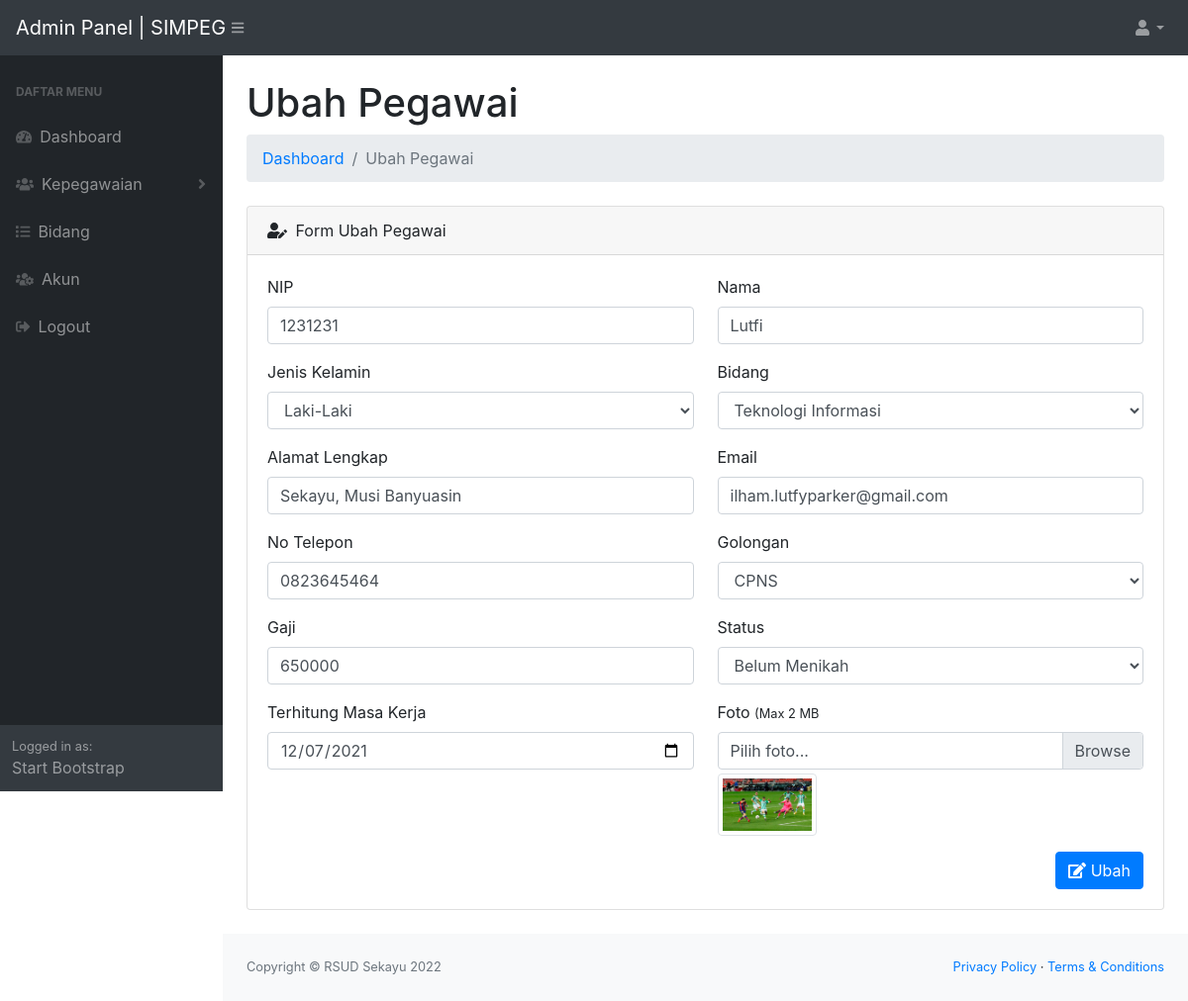
/admin/ubah-pegawai.php?id_pegawai=6, run on the app's committed database.
### tables this page shows
CREATE TABLE `pegawai` (
  `id_pegawai` int(11) NOT NULL,
  `id_bidang` int(11) NOT NULL,
  `nip` int(11) NOT NULL,
  `nama` varchar(150) NOT NULL,
  `jk` varchar(15) NOT NULL,
  `alamat` text NOT NULL,
  `email` varchar(50) NOT NULL,
  `no_telepon` varchar(25) NOT NULL,
  `golongan` varchar(20) NOT NULL,
  `gaji` varchar(50) NOT NULL,
  `status` varchar(15) NOT NULL,
  `tmk` date NOT NULL COMMENT 'terhitung masa kerja (tmk)',
  `foto` varchar(150) NOT NULL,
  `id_user` int(11) DEFAULT NULL,
  `tanggal` datetime NOT NULL DEFAULT current_timestamp()
);

### admin/config/controller.php (called while the page is built, shortened)
<?php
function query($query)
{
    global $db;
    $result = mysqli_query($db, $query);
    $rows = [];
    while ($row = mysqli_fetch_assoc($result)) {
        $rows[] = $row;
    }
    return $rows;
}

### admin/ubah-pegawai.php (the view, shortened to what this page needs)
<?php
include 'layout/header.php';
$id_pegawai = (int)$_GET['id_pegawai'];
$pegawai = query("SELECT * FROM pegawai WHERE id_pegawai = '$id_pegawai'")[0];
$bidang = query("SELECT * FROM bidang ORDER BY id_bidang DESC");
?>
<div id="layoutSidenav_content">
<main>
    <div class="container-fluid">
        <h1 class="mt-4"> Ubah Pegawai</h1>
        <ol class="breadcrumb mb-4">
            <li class="breadcrumb-item"><a href="index.php">Dashboard</a></li>
            <li class="breadcrumb-item active">Ubah Pegawai</li>
        </ol>
        <div class="card mb-4">
            <div class="card-header">
                <i class="fas fa-user-edit mr-1"></i>
                Form Ubah Pegawai
            </div>
            <div class="card-body">
               <form action="" method="POST" enctype="multipart/form-data">
	               	 <div class="row">
	                	<div class="form-group col-sm-6">
	                		<label for="nip">NIP</label>
	                		<input type="number" name="nip" id="nip" class="form-control" required minlength="8" value="<?= $pegawai['nip']; ?>">
	                	</div>
	                	<div class="form-group col-sm-6">
	                		<label for="nama">Nama</label>
	                		<input type="text" name="nama" id="nama" class="form-control" required minlength="3" value="<?= $pegawai['nama']; ?>">
	                	</div>
	                </div>
	                <div class="row">
	                	<div class="form-group col-sm-6">
	                		<label for="jk">Jenis Kelamin</label>
	                		<select name="jk" id="jk" class="form-control" required>
	                			<?php $jk = $pegawai['jk']; ?>
	                			<option value="Laki-Laki" <?= $jk == 'Laki-Laki' ? 'selected' : null ?>>Laki-Laki</option>
	                		</select>
	                	</div>
	                	<div class="form-group col-sm-6">
	                		<label for="id_bidang">Bidang</label>
	                		<select name="id_bidang" id="id_bidang" class="form-control">
	                			<?php foreach ($bidang as $option) : ?>
	                				<?php if ($pegawai['id_bidang'] == $option['id_bidang']) : ?>
	                					<option value="<?= $option['id_bidang'] ?>" selected><?= $option['nama_bidang'] ?></option>
	                				<?php else : ?>
	                					<option value="<?= $option['id_bidang'] ?>"><?= $option['nama_bidang'] ?></option>
	                				<?php endif; ?>
	                			<?php endforeach; ?>
	                		</select>
	                	</div>
	                </div>
	                <div class="row">
	                	<div class="form-group col-sm-6">
	                		<label for="alamat">Alamat Lengkap</label>
	                		<input type="text" name="alamat" id="alamat" class="form-control" required minlength="3" value="<?= $pegawai['alamat']; ?>">
	                	</div>
	                	<div class="form-group col-sm-6">
	                		<label for="email">Email</label>
	                		<input type="email" name="email" id="email" class="form-control" required minlength="8" value="<?= $pegawai['email']; ?>">
	                	</div>
	                </div>
	                <div class="row">
	                	<div class="form-group col-sm-6">
	                		<label for="no_telepon">No Telepon</label>
	                		<input type="number" name="no_telepon" id="no_telepon" class="form-control" required minlength="8" value="<?= $pegawai['no_telepon']; ?>">
	                	</div>
	                	<div class="form-group col-sm-6">
	                		<label for="golongan">Golongan</label>
	                		<select name="golongan" id="golongan" class="form-control" required>
	                			<?php $golongan = $pegawai['golongan']; ?>
	                			<option value="CPNS" <?= $golongan == 'CPNS' ? 'selected' : null ?>>CPNS</option>
	                		</select>
	                	</div>
	                </div>
	                <div class="row">
	                	<div class="form-group col-sm-6">
	                		<label for="gaji">Gaji</label>
	                		<input type="number" name="gaji" id="gaji" class="form-control" required minlength="6" value="<?= $pegawai['gaji']; ?>">
	                	</div>
	                	<div class="form-group col-sm-6">
	                		<label for="status">Status</label>
	                		<select name="status" id="status" class="form-control" required>
	                			<?php $status = $pegawai['status']; ?>
	                			<option value="Belum Menikah" <?= $status == 'Belum Menikah' ? 'selected' : null?>>Belum Menikah</option>
	                		</select>
	                	</div>
	                </div>
	                <div class="row">
	                	<div class="form-group col-sm-6">
	                		<label for="tmk">Terhitung Masa Kerja</label>
	                		<input type="date" name="tmk" id="tmk" class="form-control" required minlength="6" value="<?= $pegawai['tmk']; ?>">
	                	</div>
	                	<div class="form-group col-sm-6">
	                		<label for="foto">Foto <small>(Max 2 MB</small></label><br>
                            <div class="custom-file">
                                <label class="custom-file-label" for="foto">Pilih foto...</label>
                            </div>
                            <div class="mt-1">
                                <img src="assets/img/<?= $pegawai['foto']; ?>" alt="" class="img-thumbnail img-preview" width="100px">
                            </div>
	                	</div>
	                </div>
					<div class="float-right">
	                	<button type="submit" name="ubah" class="btn btn-primary"><i class="fas fa-edit"></i> Ubah</button>
					</div>
               </form>
            </div>
        </div>
    </div>
</main>
<?php include 'layout/footer.php'; ?>

### data on the page
pegawai: nip "1231231", nama "Lutfi", jk "Laki-Laki", alamat "Sekayu, Musi Banyuasin", email "ilham.lutfyparker@gmail.com", no_telepon "0823645464", golongan "CPNS", gaji "650000", status "Belum Menikah", tmk "12/07/2021", foto (picture)

### other printed values
form field id_bidang "Teknologi Informasi"
